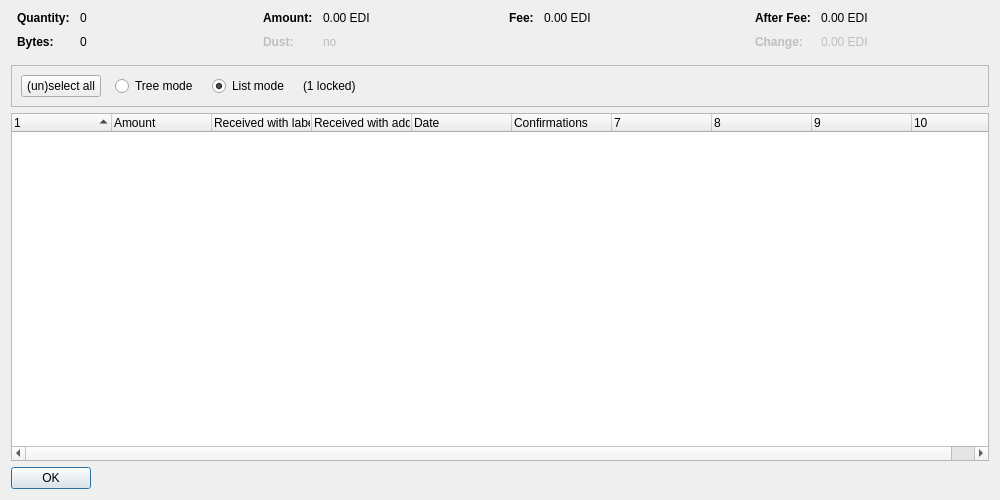
<?xml version="1.0" encoding="UTF-8"?>
<ui version="4.0">
 <class>CoinControlDialog</class>
 <widget class="QDialog" name="CoinControlDialog">
  <property name="geometry">
   <rect>
    <x>0</x>
    <y>0</y>
    <width>1000</width>
    <height>500</height>
   </rect>
  </property>
  <property name="windowTitle">
   <string>Coin Selection</string>
  </property>
  <layout class="QVBoxLayout" name="verticalLayout">
   <item>
    <layout class="QHBoxLayout" name="horizontalLayoutTop" stretch="0,0,0,0">
     <property name="topMargin">
      <number>0</number>
     </property>
     <property name="bottomMargin">
      <number>10</number>
     </property>
     <item>
      <layout class="QFormLayout" name="formLayoutCoinControl1">
       <property name="horizontalSpacing">
        <number>10</number>
       </property>
       <property name="verticalSpacing">
        <number>10</number>
       </property>
       <property name="leftMargin">
        <number>6</number>
       </property>
       <property name="rightMargin">
        <number>6</number>
       </property>
       <item row="0" column="0">
        <widget class="QLabel" name="labelCoinControlQuantityText">
         <property name="font">
          <font>
           <weight>75</weight>
           <bold>true</bold>
          </font>
         </property>
         <property name="text">
          <string>Quantity:</string>
         </property>
        </widget>
       </item>
       <item row="0" column="1">
        <widget class="QLabel" name="labelCoinControlQuantity">
         <property name="cursor">
          <cursorShape>IBeamCursor</cursorShape>
         </property>
         <property name="contextMenuPolicy">
          <enum>Qt::ActionsContextMenu</enum>
         </property>
         <property name="text">
          <string notr="true">0</string>
         </property>
         <property name="textInteractionFlags">
          <set>Qt::LinksAccessibleByMouse|Qt::TextSelectableByKeyboard|Qt::TextSelectableByMouse</set>
         </property>
        </widget>
       </item>
       <item row="1" column="0">
        <widget class="QLabel" name="labelCoinControlBytesText">
         <property name="font">
          <font>
           <weight>75</weight>
           <bold>true</bold>
          </font>
         </property>
         <property name="text">
          <string>Bytes:</string>
         </property>
        </widget>
       </item>
       <item row="1" column="1">
        <widget class="QLabel" name="labelCoinControlBytes">
         <property name="cursor">
          <cursorShape>IBeamCursor</cursorShape>
         </property>
         <property name="contextMenuPolicy">
          <enum>Qt::ActionsContextMenu</enum>
         </property>
         <property name="text">
          <string notr="true">0</string>
         </property>
         <property name="textInteractionFlags">
          <set>Qt::LinksAccessibleByMouse|Qt::TextSelectableByKeyboard|Qt::TextSelectableByMouse</set>
         </property>
        </widget>
       </item>
      </layout>
     </item>
     <item>
      <layout class="QFormLayout" name="formLayoutCoinControl2">
       <property name="horizontalSpacing">
        <number>10</number>
       </property>
       <property name="verticalSpacing">
        <number>10</number>
       </property>
       <property name="leftMargin">
        <number>6</number>
       </property>
       <property name="rightMargin">
        <number>6</number>
       </property>
       <item row="0" column="0">
        <widget class="QLabel" name="labelCoinControlAmountText">
         <property name="font">
          <font>
           <weight>75</weight>
           <bold>true</bold>
          </font>
         </property>
         <property name="text">
          <string>Amount:</string>
         </property>
        </widget>
       </item>
       <item row="0" column="1">
        <widget class="QLabel" name="labelCoinControlAmount">
         <property name="cursor">
          <cursorShape>IBeamCursor</cursorShape>
         </property>
         <property name="contextMenuPolicy">
          <enum>Qt::ActionsContextMenu</enum>
         </property>
         <property name="text">
          <string notr="true">0.00 EDI</string>
         </property>
         <property name="textInteractionFlags">
          <set>Qt::LinksAccessibleByMouse|Qt::TextSelectableByKeyboard|Qt::TextSelectableByMouse</set>
         </property>
        </widget>
       </item>
       <item row="1" column="0">
        <widget class="QLabel" name="labelCoinControlLowOutputText">
         <property name="enabled">
          <bool>false</bool>
         </property>
         <property name="font">
          <font>
           <weight>75</weight>
           <bold>true</bold>
          </font>
         </property>
         <property name="text">
          <string>Dust:</string>
         </property>
        </widget>
       </item>
       <item row="1" column="1">
        <widget class="QLabel" name="labelCoinControlLowOutput">
         <property name="enabled">
          <bool>false</bool>
         </property>
         <property name="cursor">
          <cursorShape>IBeamCursor</cursorShape>
         </property>
         <property name="contextMenuPolicy">
          <enum>Qt::ActionsContextMenu</enum>
         </property>
         <property name="text">
          <string notr="true">no</string>
         </property>
         <property name="textInteractionFlags">
          <set>Qt::LinksAccessibleByMouse|Qt::TextSelectableByKeyboard|Qt::TextSelectableByMouse</set>
         </property>
        </widget>
       </item>
      </layout>
     </item>
     <item>
      <layout class="QFormLayout" name="formLayoutCoinControl3">
       <property name="horizontalSpacing">
        <number>10</number>
       </property>
       <property name="verticalSpacing">
        <number>10</number>
       </property>
       <property name="leftMargin">
        <number>6</number>
       </property>
       <property name="rightMargin">
        <number>6</number>
       </property>
       <item row="0" column="0">
        <widget class="QLabel" name="labelCoinControlFeeText">
         <property name="font">
          <font>
           <weight>75</weight>
           <bold>true</bold>
          </font>
         </property>
         <property name="text">
          <string>Fee:</string>
         </property>
        </widget>
       </item>
       <item row="0" column="1">
        <widget class="QLabel" name="labelCoinControlFee">
         <property name="cursor">
          <cursorShape>IBeamCursor</cursorShape>
         </property>
         <property name="contextMenuPolicy">
          <enum>Qt::ActionsContextMenu</enum>
         </property>
         <property name="text">
          <string notr="true">0.00 EDI</string>
         </property>
         <property name="textInteractionFlags">
          <set>Qt::LinksAccessibleByMouse|Qt::TextSelectableByKeyboard|Qt::TextSelectableByMouse</set>
         </property>
        </widget>
       </item>
      </layout>
     </item>
     <item>
      <layout class="QFormLayout" name="formLayoutCoinControl4">
       <property name="horizontalSpacing">
        <number>10</number>
       </property>
       <property name="verticalSpacing">
        <number>10</number>
       </property>
       <property name="leftMargin">
        <number>6</number>
       </property>
       <property name="rightMargin">
        <number>6</number>
       </property>
       <item row="0" column="0">
        <widget class="QLabel" name="labelCoinControlAfterFeeText">
         <property name="font">
          <font>
           <weight>75</weight>
           <bold>true</bold>
          </font>
         </property>
         <property name="text">
          <string>After Fee:</string>
         </property>
        </widget>
       </item>
       <item row="0" column="1">
        <widget class="QLabel" name="labelCoinControlAfterFee">
         <property name="cursor">
          <cursorShape>IBeamCursor</cursorShape>
         </property>
         <property name="contextMenuPolicy">
          <enum>Qt::ActionsContextMenu</enum>
         </property>
         <property name="text">
          <string notr="true">0.00 EDI</string>
         </property>
         <property name="textInteractionFlags">
          <set>Qt::LinksAccessibleByMouse|Qt::TextSelectableByKeyboard|Qt::TextSelectableByMouse</set>
         </property>
        </widget>
       </item>
       <item row="1" column="0">
        <widget class="QLabel" name="labelCoinControlChangeText">
         <property name="enabled">
          <bool>false</bool>
         </property>
         <property name="font">
          <font>
           <weight>75</weight>
           <bold>true</bold>
          </font>
         </property>
         <property name="text">
          <string>Change:</string>
         </property>
        </widget>
       </item>
       <item row="1" column="1">
        <widget class="QLabel" name="labelCoinControlChange">
         <property name="enabled">
          <bool>false</bool>
         </property>
         <property name="cursor">
          <cursorShape>IBeamCursor</cursorShape>
         </property>
         <property name="contextMenuPolicy">
          <enum>Qt::ActionsContextMenu</enum>
         </property>
         <property name="text">
          <string notr="true">0.00 EDI</string>
         </property>
         <property name="textInteractionFlags">
          <set>Qt::LinksAccessibleByMouse|Qt::TextSelectableByKeyboard|Qt::TextSelectableByMouse</set>
         </property>
        </widget>
       </item>
      </layout>
     </item>
    </layout>
   </item>
   <item>
    <widget class="QFrame" name="frame">
     <property name="minimumSize">
      <size>
       <width>0</width>
       <height>40</height>
      </size>
     </property>
     <property name="frameShape">
      <enum>QFrame::StyledPanel</enum>
     </property>
     <property name="frameShadow">
      <enum>QFrame::Sunken</enum>
     </property>
     <layout class="QHBoxLayout" name="horizontalLayout">
      <item>
       <layout class="QHBoxLayout" name="horizontalLayoutPanel" stretch="0,0,0,0,0">
        <property name="spacing">
         <number>14</number>
        </property>
        <item>
         <widget class="QPushButton" name="pushButtonSelectAll">
          <property name="sizePolicy">
           <sizepolicy hsizetype="Maximum" vsizetype="Fixed">
            <horstretch>0</horstretch>
            <verstretch>0</verstretch>
           </sizepolicy>
          </property>
          <property name="text">
           <string>(un)select all</string>
          </property>
          <property name="autoDefault">
           <bool>false</bool>
          </property>
         </widget>
        </item>
        <item>
         <widget class="QRadioButton" name="radioTreeMode">
          <property name="sizePolicy">
           <sizepolicy hsizetype="Maximum" vsizetype="Fixed">
            <horstretch>0</horstretch>
            <verstretch>0</verstretch>
           </sizepolicy>
          </property>
          <property name="text">
           <string>Tree mode</string>
          </property>
         </widget>
        </item>
        <item>
         <widget class="QRadioButton" name="radioListMode">
          <property name="sizePolicy">
           <sizepolicy hsizetype="Maximum" vsizetype="Fixed">
            <horstretch>0</horstretch>
            <verstretch>0</verstretch>
           </sizepolicy>
          </property>
          <property name="text">
           <string>List mode</string>
          </property>
          <property name="checked">
           <bool>true</bool>
          </property>
         </widget>
        </item>
        <item>
         <widget class="QLabel" name="labelLocked">
          <property name="text">
           <string notr="true">(1 locked)</string>
          </property>
         </widget>
        </item>
        <item>
         <spacer name="horizontalSpacer">
          <property name="orientation">
           <enum>Qt::Horizontal</enum>
          </property>
          <property name="sizeHint" stdset="0">
           <size>
            <width>40</width>
            <height>20</height>
           </size>
          </property>
         </spacer>
        </item>
       </layout>
      </item>
     </layout>
    </widget>
   </item>
   <item>
    <widget class="CoinControlTreeWidget" name="treeWidget">
     <property name="contextMenuPolicy">
      <enum>Qt::CustomContextMenu</enum>
     </property>
     <property name="sortingEnabled">
      <bool>false</bool>
     </property>
     <property name="columnCount">
      <number>10</number>
     </property>
     <attribute name="headerShowSortIndicator" stdset="0">
      <bool>true</bool>
     </attribute>
     <attribute name="headerStretchLastSection">
      <bool>false</bool>
     </attribute>
     <column>
      <property name="text">
       <string/>
      </property>
     </column>
     <column>
      <property name="text">
       <string>Amount</string>
      </property>
     </column>
     <column>
      <property name="text">
       <string>Received with label</string>
      </property>
     </column>
     <column>
      <property name="text">
       <string>Received with address</string>
      </property>
     </column>
     <column>
      <property name="text">
       <string>Date</string>
      </property>
     </column>
     <column>
      <property name="text">
       <string>Confirmations</string>
      </property>
      <property name="toolTip">
       <string>Confirmed</string>
      </property>
     </column>
     <column>
      <property name="text">
       <string/>
      </property>
     </column>
     <column>
      <property name="text">
       <string/>
      </property>
     </column>
     <column>
      <property name="text">
       <string/>
      </property>
     </column>
     <column>
      <property name="text">
       <string/>
      </property>
     </column>
    </widget>
   </item>
   <item>
    <widget class="QDialogButtonBox" name="buttonBox">
     <property name="sizePolicy">
      <sizepolicy hsizetype="Maximum" vsizetype="Fixed">
       <horstretch>0</horstretch>
       <verstretch>0</verstretch>
      </sizepolicy>
     </property>
     <property name="orientation">
      <enum>Qt::Horizontal</enum>
     </property>
     <property name="standardButtons">
      <set>QDialogButtonBox::Ok</set>
     </property>
    </widget>
   </item>
  </layout>
 </widget>
 <customwidgets>
  <customwidget>
   <class>CoinControlTreeWidget</class>
   <extends>QTreeWidget</extends>
   <header>coincontroltreewidget.h</header>
  </customwidget>
 </customwidgets>
 <resources/>
 <connections/>
</ui>
